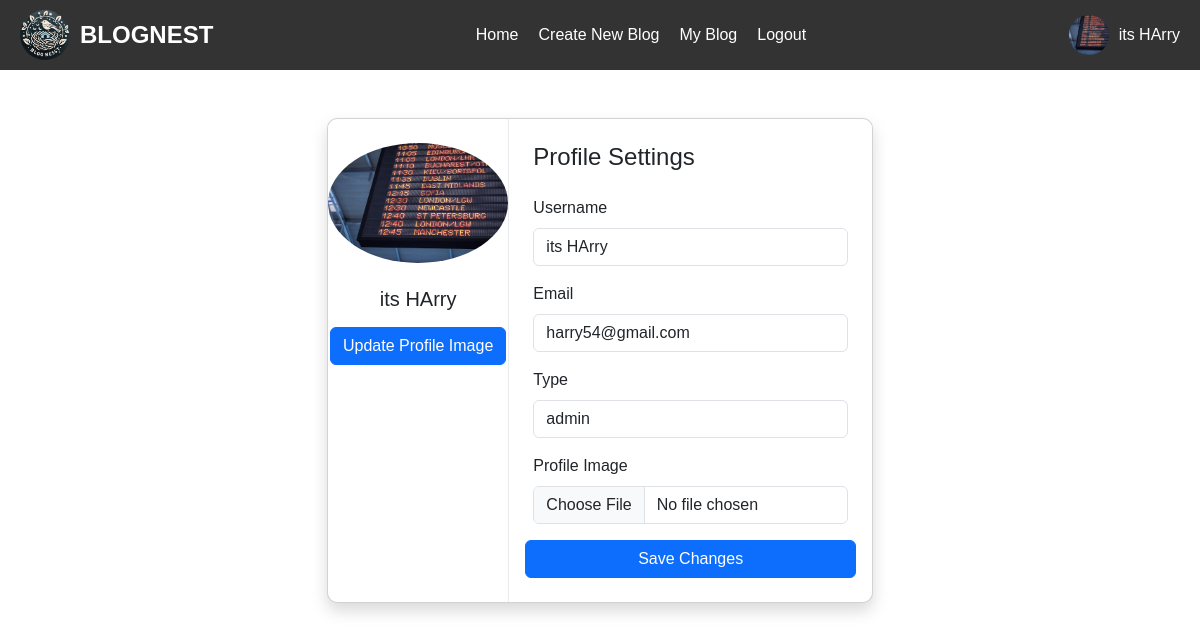
The app's page /Frontify/Main_Templete/User/setting.php (signed in) with its own data.
### tables this page shows
CREATE TABLE `log_detail` (
  `id` int(50) NOT NULL,
  `uname` varchar(20) NOT NULL,
  `eid` varchar(254) NOT NULL,
  `password` varchar(32) NOT NULL,
  `type` varchar(10) NOT NULL,
  `profile_image` varchar(800) DEFAULT NULL,
  `status` varchar(30) NOT NULL DEFAULT 'active'
);

### Frontify/Main_Templete/User/setting.php (the view, shortened to what this page needs)
<?php
@include '../../../DataForge/UserData/config.php';
$email = mysqli_real_escape_string($conn, $_SESSION['eid']);
$query = "SELECT uname, eid AS email, profile_image, type FROM log_detail WHERE eid = ?";
$stmt = mysqli_prepare($conn, $query);
mysqli_stmt_bind_param($stmt, "s", $email);
mysqli_stmt_execute($stmt);
$result = mysqli_stmt_get_result($stmt);
$username = null;
$profileImage = null;
$userType = null;
if ($result && mysqli_num_rows($result) > 0) {
    $user = mysqli_fetch_assoc($result);
    $username = $user['uname'];
    $email = $user['email'];
    $profileImage = $user['profile_image'];
    $userType = $user['type'];
} else {
    session_destroy();
    header('Location: ../../../Frontify/Enterance/login.php');
    exit();
}
?>
<!DOCTYPE html>
<html lang="en">
<head>
    <link href="https://cdn.jsdelivr.net/npm/bootstrap@5.3.0-alpha3/dist/css/bootstrap.min.css" rel="stylesheet">
</head>
<header>
    <div class="header">
        <div class="logo">
            <img src="../../../Frontify/Images/BlogNest_LOGO.png" alt="Blognest Logo">
            <span>BLOGNEST</span>
        </div>
        <div class="menu">
            <a href="MainIndex.php">Home</a>
            <a href="create_blog.php">Create New Blog</a>
            <a href="view_blog.php">My Blog</a>
            <a href="../../../DataForge/UserData/logout.php">Logout</a>
        </div>
        <div class="user-info" onclick="location.href='setting.php'">
            <img src="<?php echo htmlspecialchars($profileImage); ?>" alt="User Profile">
            <span><?php echo htmlspecialchars($username); ?></span>
        </div>
    </div>
</header>
<body>
    <div class="container my-5">
        <div class="row justify-content-center">
            <div class="col-12 col-sm-10 col-md-8 col-lg-6">
                <div class="card shadow">
                    <div class="row g-0 flex-column flex-lg-row">
                        <div class="col-12 col-lg-4 text-center py-4 border-end-lg">
                            <img src="<?= htmlspecialchars($profileImage) ?>" alt="Profile Image"
                                class="img-fluid rounded-circle mb-3" id="profilePreview">
                            <h5 class="mt-2"><?= htmlspecialchars($username) ?></h5>
                            <button class="btn btn-primary mt-2"
                                onclick="document.getElementById('profile_image').click()">Update Profile
                                Image</button>
                        </div>
                        <div class="col-12 col-lg-8 p-4">
                            <h4 class="text-center text-lg-start mb-4">Profile Settings</h4>
                            <form method="POST" enctype="multipart/form-data">
                                <div class="row g-3">
                                    <div class="col-12">
                                        <label for="uname" class="form-label">Username</label>
                                        <input type="text" class="form-control" id="uname" name="uname"
                                            value="<?= htmlspecialchars($username) ?>">
                                    </div>
                                    <div class="col-12">
                                        <label for="email" class="form-label">Email</label>
                                        <input type="email" class="form-control" id="email" name="email"
                                            value="<?= htmlspecialchars($email) ?>" readonly>
                                    </div>
                                    <div class="col-12">
                                        <label for="type" class="form-label">Type</label>
                                        <input type="text" class="form-control" id="type"
                                            value="<?= htmlspecialchars($userType) ?>" readonly>
                                    </div>
                                    <div class="col-12">
                                        <label for="profile_image" class="form-label">Profile Image</label>
                                        <input type="file" class="form-control" id="profile_image" name="profile_image"
                                            onchange="validateImageSize(event)">
                                    </div>
                                    <button type="submit" class="btn btn-primary mt-3 w-100">Save Changes</button>
                            </form>
                        </div>
                    </div>
                </div>
            </div>
        </div>
    </div>
</body>
</html>

### Frontify/Main_Templete/User/setting.php (style rules this page uses)
.card { border-radius: 10px; overflow: hidden; }
.border-end-lg { border-right: 1px solid #e9ecef; }
body { margin: 0; font-family: Arial, sans-serif; }
.header { display: flex; justify-content: space-between; align-items: center; background-color: #333; padding: 10px 20px; color: white; }
.header .logo { display: flex; align-items: center; }
.header .logo img { width: 50px; height: 50px; border-radius: 50%; margin-right: 10px; }
.header .logo span { font-size: 24px; font-weight: bold; }
.header .menu { display: flex; align-items: center; gap: 20px; }
.header .menu a { color: white; text-decoration: none; font-size: 16px; }
.header .user-info { display: flex; align-items: center; cursor: pointer; }
.header .user-info img { width: 40px; height: 40px; border-radius: 50%; margin-right: 10px; }
.header .user-info span { font-size: 16px; }

### records on screen
log_detail: profile_image (picture), uname "its HArry", email "harry54@gmail.com", type "admin"
